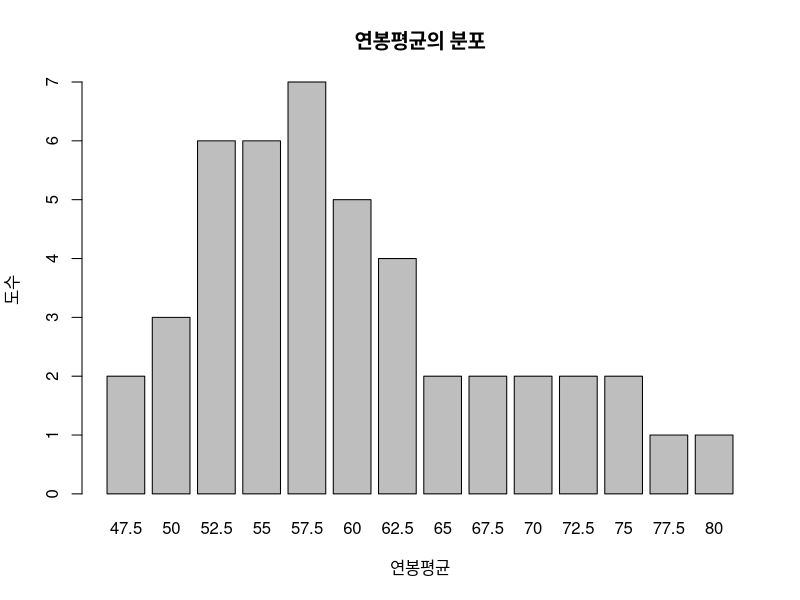
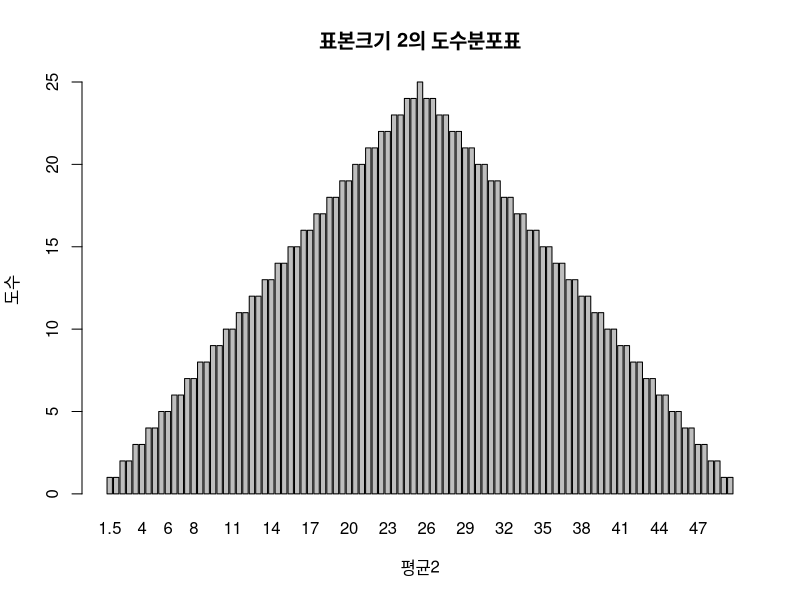
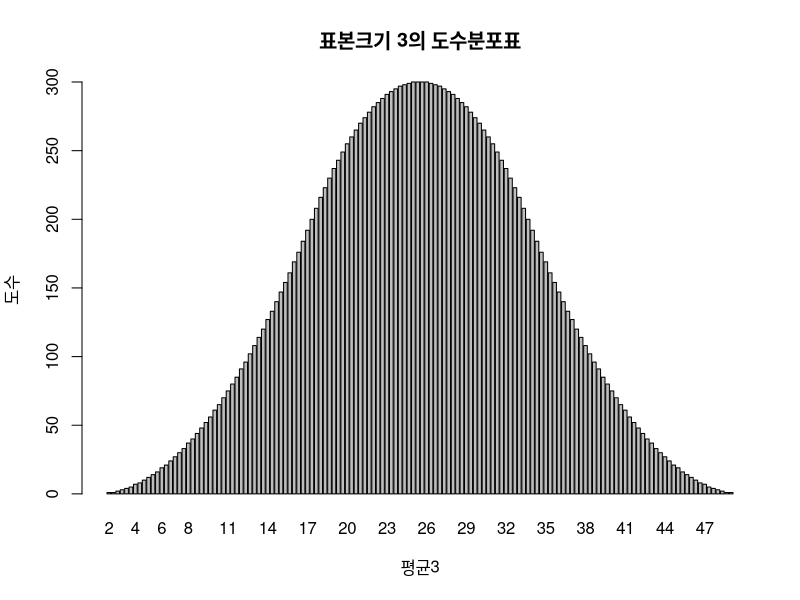
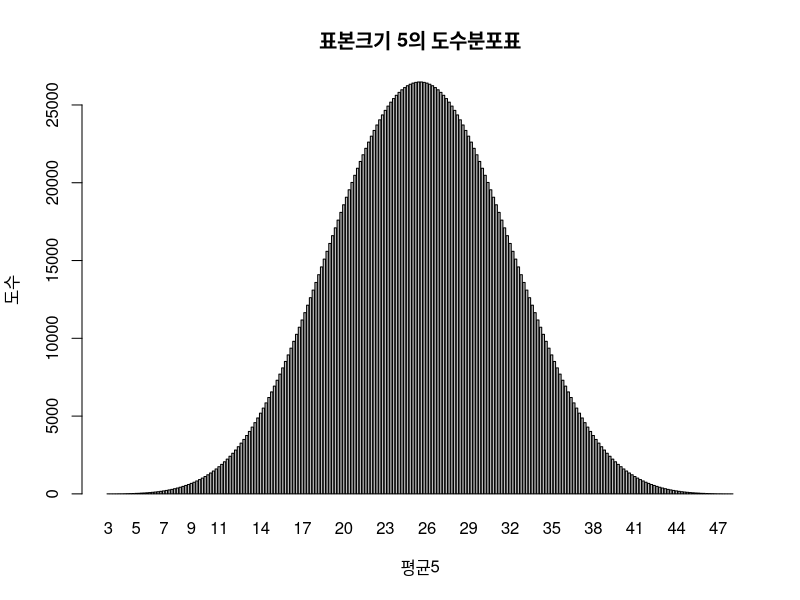

Source code (R) for these figures, in order:
salary=c(45,50,50,55,55,60,60,65,70,90) #연봉데이터
com2=combn(salary,2) #연봉데이터에서 2개씩 선택해서 데이터로 생성, com2에 저장
print(com2)

#표본의 크기 2로 추출된 데이터의 평균을 구한 뒤 막대그래프 작성
com2t=t(com2) #데이터의 전치치
z=rowMeans(com2t) #전치된 데이터의 행평균 계산
barplot(table(z),xlab="연봉평균",ylab="도수",main="연봉평균의 분포")

#표본평균의 기댓값 구하기
meanofz=mean(z) #z의 평균
print(meanofz)

#표본의 크기를 늘려 정규분포에 가까워지는지 확인하기
#sample size=2
data50=c(1:50) #데이터
com2=combn(data50,2) #데이터에서 2개씩 선택하여 데이터 생성
com2t=t(com2) #데이터의 전치
z2=rowMeans(com2t) #전치된 데이터의 행평균 계산
meanofz2=mean(z2) #기댓값을 계산하여 저장
print(meanofz)
barplot(table(z2),xlab="평균2",ylab="도수",main="표본크기 2의 도수분포표")

#sample size=3
com3=combn(data50,3) #데이터에서 3개씩 선택하여 데이터 생성
com3t=t(com3) #데이터의 전치
z3=rowMeans(com3t) #전치된 데이터의 행평균 계산
meanofz3=mean(z3) #기댓값을 계산하여 저장
print(meanofz3)
barplot(table(z3),xlab="평균3",ylab="도수",main="표본크기 3의 도수분포표")

#sample size=5
com5=combn(data50,5) #데이터에서 5개씩 선택하여 데이터 생성
com5t=t(com5) #데이터의 전치
z5=rowMeans(com5t) #전치된 데이터의 행평균 계산
meanofz5=mean(z5) #기댓값을 계산하여 저장
print(meanofz5)
barplot(table(z5),xlab="평균5",ylab="도수",main="표본크기 5의 도수분포표")

#표본추출방법: 단순무작위추출법
sampling=c(1:100)
print(sampling)
sample(x=sampling, size=10)

#표본추출방법: 층화추출법
install.packages("sampling")
library(sampling)
sam2=strata(data=iris,stratanames=c("Species"),size=c(3,3,3),method='srswor') #iris데이터 사용하여 표본추출, species층을 기준으로
sample2=getdata(data=iris,m=sam2) #추출된 데이터 저장
print(sample2)
